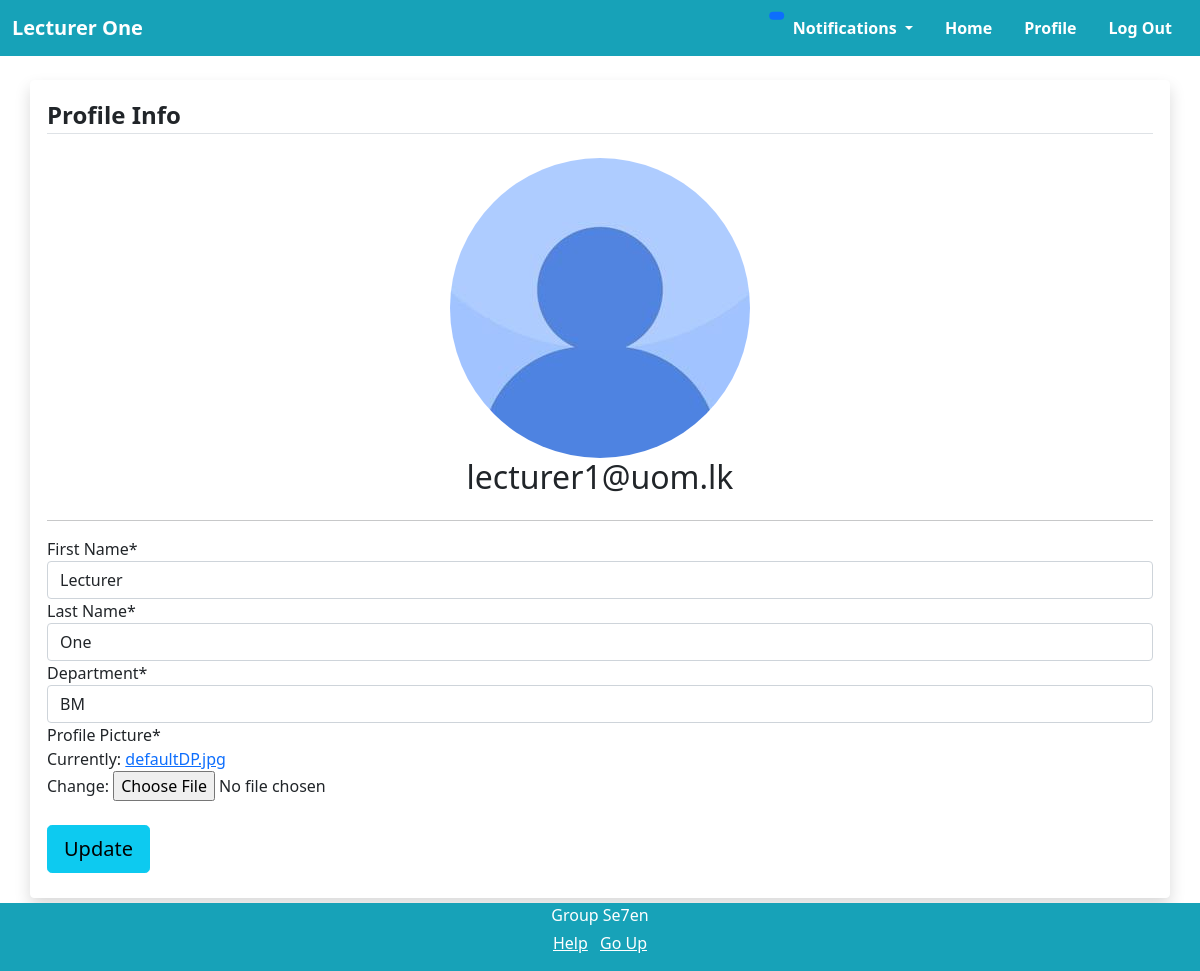
Screenshot of /profile/ (signed in) with the database file from the repository.
### users/models.py (models this page shows, shortened)
class CustomUser(AbstractUser):
    username = None
    email = models.EmailField(_('email address'), unique=True)
    USERNAME_FIELD = 'email'
    REQUIRED_FIELDS = []
    objects = CustomUserManager()
    def __str__(self):
        if (self.groups.filter(name='Lecturer').exists()):
            return self.lecturerprofile.firstName + " " + self.lecturerprofile.lastName
        elif (self.groups.filter(name='Student').exists()):
            return self.studentprofile.firstName + " " + self.studentprofile.lastName
        else:
            return ""

class Profile(models.Model):
    firstName = models.CharField(max_length=50, verbose_name="First Name")
    lastName = models.CharField(max_length=50, verbose_name="Last Name")
    image = models.ImageField(default='defaultDP.jpg', upload_to='profile_pics', verbose_name="Profile Picture")
    class Meta:
        abstract = True

class LecturerProfile(Profile):
    DEPARTMENT_CHOICES = [
    ('EN', 'ENTC'),
    ('CS', 'CSE'),
    ('BM', 'BM'),
    ('ME', 'ME'),
    ('MT', 'MT'),
    ('CH', 'CH'),
    ('EE', 'EE'),
    ('CE', 'CE'),
    ('MA', 'MA')
    ]
    user = models.OneToOneField(CustomUser, on_delete=models.CASCADE, related_name="lecturerprofile")
    department = models.CharField(max_length=2, choices=DEPARTMENT_CHOICES, verbose_name="Department")

### users/views.py (the view, shortened to what this page needs)
# urls.py: path('profile/', user_views.profile, name='profile'),
@login_required(login_url='login/')
def profile(request):
    if request.user.groups.filter(name='Lecturer').exists():
        if request.method == 'POST':
            lp_form = LecturerProfileUpdateForm(request.POST, request.FILES, instance=request.user.lecturerprofile)
            if lp_form.is_valid():
                lp_form.save()
                messages.success(request, f'Your profile has been updated')
                return redirect('profile')
        else:
            lp_form = LecturerProfileUpdateForm(instance=request.user.lecturerprofile)
        context = {
            'lp_form': lp_form
        }
        return render(request, 'users/lecturerprofile.html', context)

### users/forms.py
class LecturerProfileUpdateForm(forms.ModelForm):
    class Meta:
        model = LecturerProfile
        fields = ['firstName', 'lastName', 'department', 'image']

### users/templates/users/lecturerprofile.html (shortened to what this page needs)
{% extends "requester/base.html" %}
{% load crispy_forms_tags %}
{% block content %}
    <form class="container bg-white border border-rounded border-white shadow p-3 bg-body rounded m-4 mx-auto" method="POST" enctype="multipart/form-data">
        <fieldset class="form-group">
            <legend class="border-bottom mb-4 fw-bold">Profile Info</legend>
            <div class="d-flex justify-content-center">
                <img class="rounded-circle account-img" src="{{ user.lecturerprofile.image.url }}">
            </div>
            <div class="d-flex justify-content-center">
                <h2 class="account-heading">{{ user.email }}</h2>
            </div>
            <hr class="my-3">
            {{ lp_form|crispy }}
        </fieldset>
        <div class="form-group mt-4 mb-2">
            <button class="btn btn-info btn-lg" type="submit">Update</button>
        </div>
    </form>
{% endblock content %}

### requester/templates/requester/base.html (shortened to what this page needs)
{% load notifications_tags %}
{% load static%}
<!doctype html>
<html lang="en">
  <head>
    <link href="https://cdn.jsdelivr.net/npm/bootstrap@5.0.0-beta1/dist/css/bootstrap.min.css" rel="stylesheet">
    <link rel="stylesheet" href="https://cdnjs.cloudflare.com/ajax/libs/font-awesome/4.7.0/css/font-awesome.min.css">
  </head>
  <body class="pt-5">
    <nav class="navbar fixed-top navbar-expand-sm navbar-dark">
      <div class="container-fluid">
        <a class="navbar-brand fw-bold text-white" href="{% url 'requester-home' %}">
            {{ user }}
        </a>
        <div class="collapse navbar-collapse justify-content-end" id="navbarSupportedContent">
          <ul class="nav fw-bold text-white">
            <li class="nav-item dropdown">
              <a class="nav-link dropdown-toggle text-reset text-white" href="#" id="navbarDropdown" role="button" data-bs-toggle="dropdown" aria-expanded="false">
                Notifications
                <span class="position-absolute top-1 start-0 translate-middle badge rounded-pill bg-primary">
                </span>
              </a>
            </li>
            <li class="nav-item">
              <a class="nav-link text-reset" href="{% url 'requester-home' %}">Home</a>
            </li>
            <li class="nav-item">
              <a class="nav-link text-reset" href="{% url 'profile' %}" tabindex="-1" aria-disabled="true">Profile</a>
            </li>
            <li class="nav-item">
              <a class="nav-link text-reset" href="{% url 'logout' %}">Log Out</a>
            </li>
          </ul>
        </div>
      </div>
    </nav>
    <div class="container-fluid background pt-2">
        {% block content %}{% endblock %}
    </div>
    <div class="mt-4 container-fluid footer text-center fixed-bottom">
      <p class="mb-1 text-white">Group Se7en</p>
      <ul class="list-inline text-white">
        <li class="list-inline-item"><a class="text-reset" href="#">Help</a></li>
        <li class="list-inline-item"><a class="text-reset" href="#">Go Up</a></li>
      </ul>
    </div>
  </body>
</html>

### requester/templates/requester/base.html (style rules this page uses)
.navbar { background-color: #17a2b8; }
.footer { background-color: #17a2b8; }
.background { background-color: #ffffff; }

### rows the page displays
CustomUser: id.lastName "Lecturer One", lecturerprofile.image (placeholder picture), email "lecturer1@uom.lk"
LecturerProfile: firstName "Lecturer", lastName "One", department "BM"
